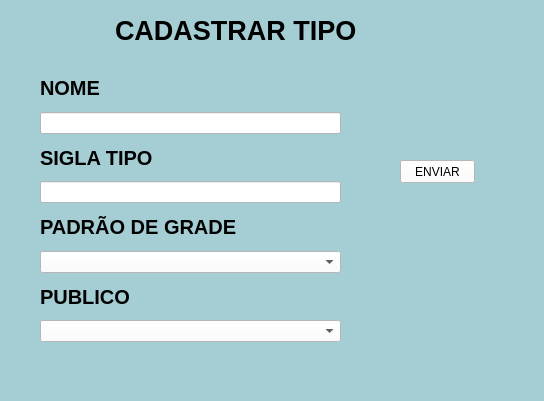
<?xml version="1.0" encoding="UTF-8"?>
<ui version="4.0">
 <class>MainWindow</class>
 <widget class="QMainWindow" name="MainWindow">
  <property name="geometry">
   <rect>
    <x>0</x>
    <y>0</y>
    <width>544</width>
    <height>401</height>
   </rect>
  </property>
  <property name="windowTitle">
   <string>MainWindow</string>
  </property>
  <property name="styleSheet">
   <string notr="true">background-color: rgb(164, 206, 212);</string>
  </property>
  <widget class="QWidget" name="centralwidget">
   <widget class="QLabel" name="label_8">
    <property name="enabled">
     <bool>false</bool>
    </property>
    <property name="geometry">
     <rect>
      <x>115</x>
      <y>10</y>
      <width>311</width>
      <height>41</height>
     </rect>
    </property>
    <property name="font">
     <font>
      <pointsize>20</pointsize>
      <weight>75</weight>
      <italic>false</italic>
      <bold>true</bold>
      <underline>false</underline>
      <strikeout>false</strikeout>
      <kerning>true</kerning>
     </font>
    </property>
    <property name="styleSheet">
     <string notr="true">color: rgb(0, 0, 0);
color: rgb(0, 0, 0);</string>
    </property>
    <property name="text">
     <string>CADASTRAR TIPO</string>
    </property>
    <property name="buddy">
     <cstring>nome</cstring>
    </property>
   </widget>
   <widget class="QWidget" name="verticalLayoutWidget">
    <property name="geometry">
     <rect>
      <x>40</x>
      <y>70</y>
      <width>301</width>
      <height>272</height>
     </rect>
    </property>
    <layout class="QVBoxLayout" name="verticalLayout">
     <item>
      <widget class="QLabel" name="label_6">
       <property name="font">
        <font>
         <pointsize>15</pointsize>
         <weight>75</weight>
         <bold>true</bold>
        </font>
       </property>
       <property name="styleSheet">
        <string notr="true">
color: rgb(0, 0, 0);</string>
       </property>
       <property name="text">
        <string>NOME</string>
       </property>
      </widget>
     </item>
     <item>
      <widget class="QLineEdit" name="nome">
       <property name="styleSheet">
        <string notr="true">background-color: rgb(255, 255, 255);</string>
       </property>
       <property name="text">
        <string/>
       </property>
      </widget>
     </item>
     <item>
      <widget class="QLabel" name="label_9">
       <property name="font">
        <font>
         <pointsize>15</pointsize>
         <weight>75</weight>
         <bold>true</bold>
        </font>
       </property>
       <property name="styleSheet">
        <string notr="true">
color: rgb(0, 0, 0);</string>
       </property>
       <property name="text">
        <string>SIGLA TIPO</string>
       </property>
       <property name="scaledContents">
        <bool>false</bool>
       </property>
       <property name="wordWrap">
        <bool>false</bool>
       </property>
      </widget>
     </item>
     <item>
      <widget class="QLineEdit" name="siglaTipo">
       <property name="styleSheet">
        <string notr="true">background-color: rgb(255, 255, 255);</string>
       </property>
       <property name="text">
        <string/>
       </property>
      </widget>
     </item>
     <item>
      <widget class="QLabel" name="label_4">
       <property name="font">
        <font>
         <pointsize>15</pointsize>
         <weight>75</weight>
         <bold>true</bold>
        </font>
       </property>
       <property name="styleSheet">
        <string notr="true">
color: rgb(0, 0, 0);</string>
       </property>
       <property name="text">
        <string>PADRÃO DE GRADE</string>
       </property>
      </widget>
     </item>
     <item>
      <widget class="QComboBox" name="padraoGrade">
       <property name="styleSheet">
        <string notr="true">background-color: rgb(255, 255, 255);</string>
       </property>
       <item>
        <property name="text">
         <string/>
        </property>
       </item>
       <item>
        <property name="text">
         <string>TAM- &quot;PP&quot;,&quot;P&quot;,&quot;M&quot;...</string>
        </property>
       </item>
       <item>
        <property name="text">
         <string>NUM CALÇA- 34,36,38,40...56</string>
        </property>
       </item>
       <item>
        <property name="text">
         <string>NUM CALÇADO-38,39,40...45</string>
        </property>
       </item>
      </widget>
     </item>
     <item>
      <widget class="QLabel" name="label_7">
       <property name="font">
        <font>
         <pointsize>15</pointsize>
         <weight>75</weight>
         <bold>true</bold>
        </font>
       </property>
       <property name="styleSheet">
        <string notr="true">
color: rgb(0, 0, 0);</string>
       </property>
       <property name="text">
        <string>PUBLICO</string>
       </property>
      </widget>
     </item>
     <item>
      <widget class="QComboBox" name="publico">
       <property name="styleSheet">
        <string notr="true">background-color: rgb(255, 255, 255);</string>
       </property>
       <item>
        <property name="text">
         <string/>
        </property>
       </item>
       <item>
        <property name="text">
         <string>FEMININO</string>
        </property>
       </item>
       <item>
        <property name="text">
         <string>MASCULINO</string>
        </property>
       </item>
       <item>
        <property name="text">
         <string>INFANTIL</string>
        </property>
       </item>
       <item>
        <property name="text">
         <string>UNISEX</string>
        </property>
       </item>
      </widget>
     </item>
    </layout>
   </widget>
   <widget class="QPushButton" name="pushButton">
    <property name="geometry">
     <rect>
      <x>400</x>
      <y>160</y>
      <width>75</width>
      <height>23</height>
     </rect>
    </property>
    <property name="styleSheet">
     <string notr="true">background-color: rgb(255, 255, 255);</string>
    </property>
    <property name="text">
     <string>ENVIAR</string>
    </property>
   </widget>
   <widget class="QLabel" name="errorlabel">
    <property name="geometry">
     <rect>
      <x>350</x>
      <y>190</y>
      <width>181</width>
      <height>20</height>
     </rect>
    </property>
    <property name="styleSheet">
     <string notr="true">color: rgb(0, 170, 0);</string>
    </property>
    <property name="text">
     <string/>
    </property>
   </widget>
  </widget>
  <widget class="QMenuBar" name="menubar">
   <property name="geometry">
    <rect>
     <x>0</x>
     <y>0</y>
     <width>544</width>
     <height>21</height>
    </rect>
   </property>
  </widget>
  <widget class="QStatusBar" name="statusbar"/>
 </widget>
 <tabstops>
  <tabstop>nome</tabstop>
  <tabstop>pushButton</tabstop>
 </tabstops>
 <resources/>
 <connections/>
</ui>
